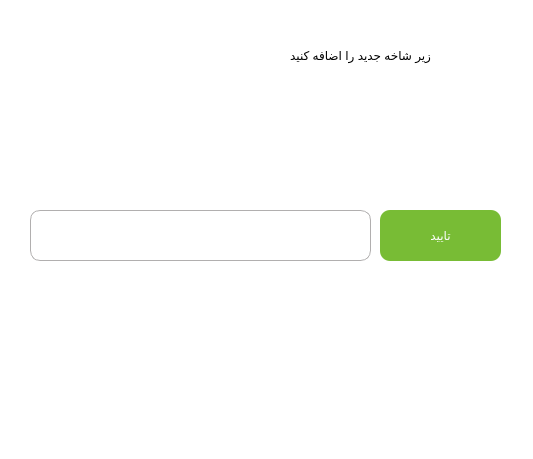
<?xml version="1.0" encoding="UTF-8"?>
<ui version="4.0">
 <class>Dialog</class>
 <widget class="QDialog" name="Dialog">
  <property name="geometry">
   <rect>
    <x>0</x>
    <y>0</y>
    <width>533</width>
    <height>459</height>
   </rect>
  </property>
  <property name="windowTitle">
   <string>Dialog</string>
  </property>
  <property name="styleSheet">
   <string notr="true">background-color:#fff</string>
  </property>
  <widget class="QLabel" name="label_5">
   <property name="geometry">
    <rect>
     <x>80</x>
     <y>30</y>
     <width>351</width>
     <height>51</height>
    </rect>
   </property>
   <property name="styleSheet">
    <string notr="true">font: 20pt &quot;B narm&quot;;</string>
   </property>
   <property name="text">
    <string>زیر شاخه جدید را اضافه کنید</string>
   </property>
  </widget>
  <widget class="QLineEdit" name="addNewSubCat_input">
   <property name="geometry">
    <rect>
     <x>30</x>
     <y>210</y>
     <width>341</width>
     <height>51</height>
    </rect>
   </property>
   <property name="styleSheet">
    <string notr="true">#addNewSubCat_input{
border : 1px solid #b1afaf;
border-radius : 10%;
font: 12pt &quot;Century Gothic&quot;;
}
#addNewSubCat_input:focus{
border : 1px solid #df2569;
}</string>
   </property>
  </widget>
  <widget class="QPushButton" name="confirm_btn">
   <property name="geometry">
    <rect>
     <x>380</x>
     <y>210</y>
     <width>121</width>
     <height>51</height>
    </rect>
   </property>
   <property name="cursor">
    <cursorShape>PointingHandCursor</cursorShape>
   </property>
   <property name="styleSheet">
    <string notr="true">#confirm_btn{
border-radius : 10%;
background-color: #78bc35;
color : #fff;
font: 12pt &quot;IRANSans&quot;;
}</string>
   </property>
   <property name="text">
    <string>تایید</string>
   </property>
  </widget>
  <widget class="QLabel" name="wrong_lbl">
   <property name="geometry">
    <rect>
     <x>60</x>
     <y>350</y>
     <width>421</width>
     <height>51</height>
    </rect>
   </property>
   <property name="text">
    <string/>
   </property>
   <property name="pixmap">
    <pixmap>../Tools/imgs/wrongfeilds.jpg</pixmap>
   </property>
  </widget>
 </widget>
 <resources/>
 <connections/>
</ui>
